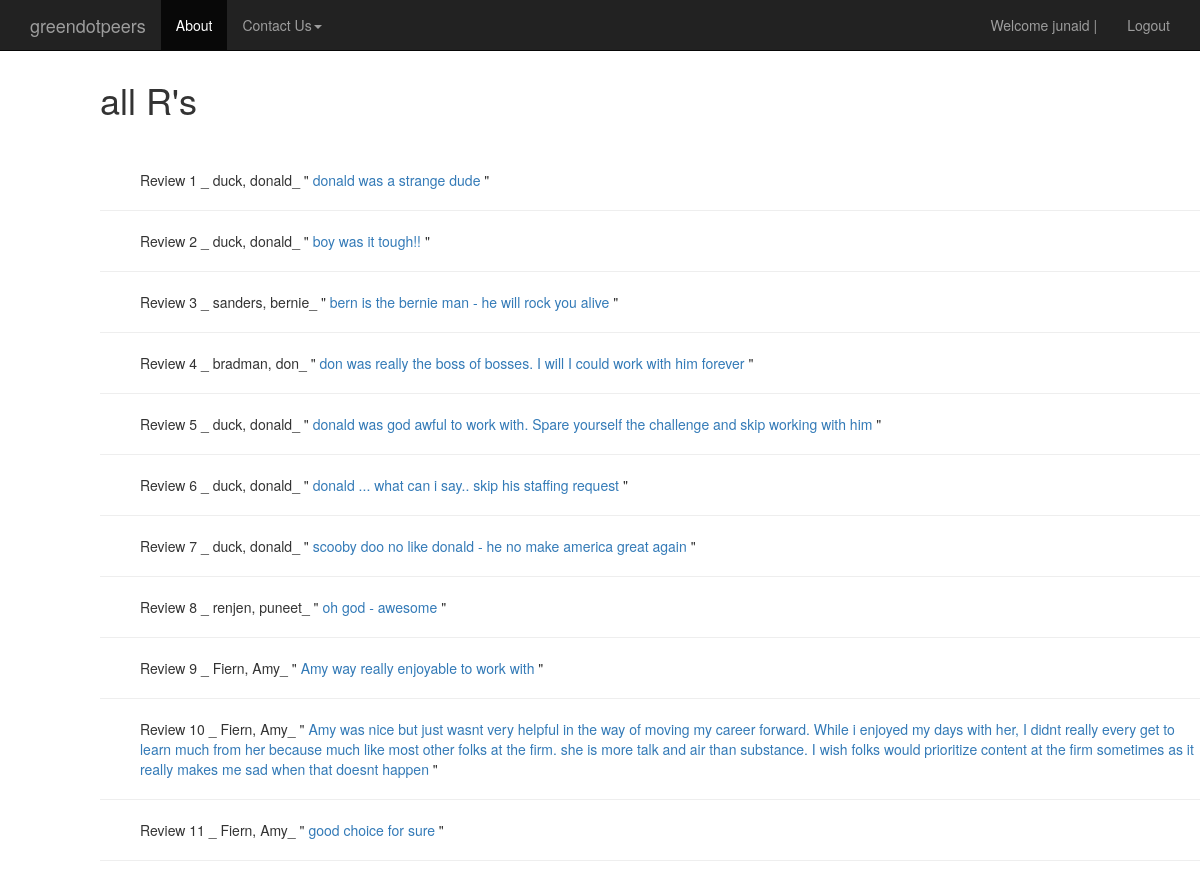
The app's page /reviews/ (signed in), older data.
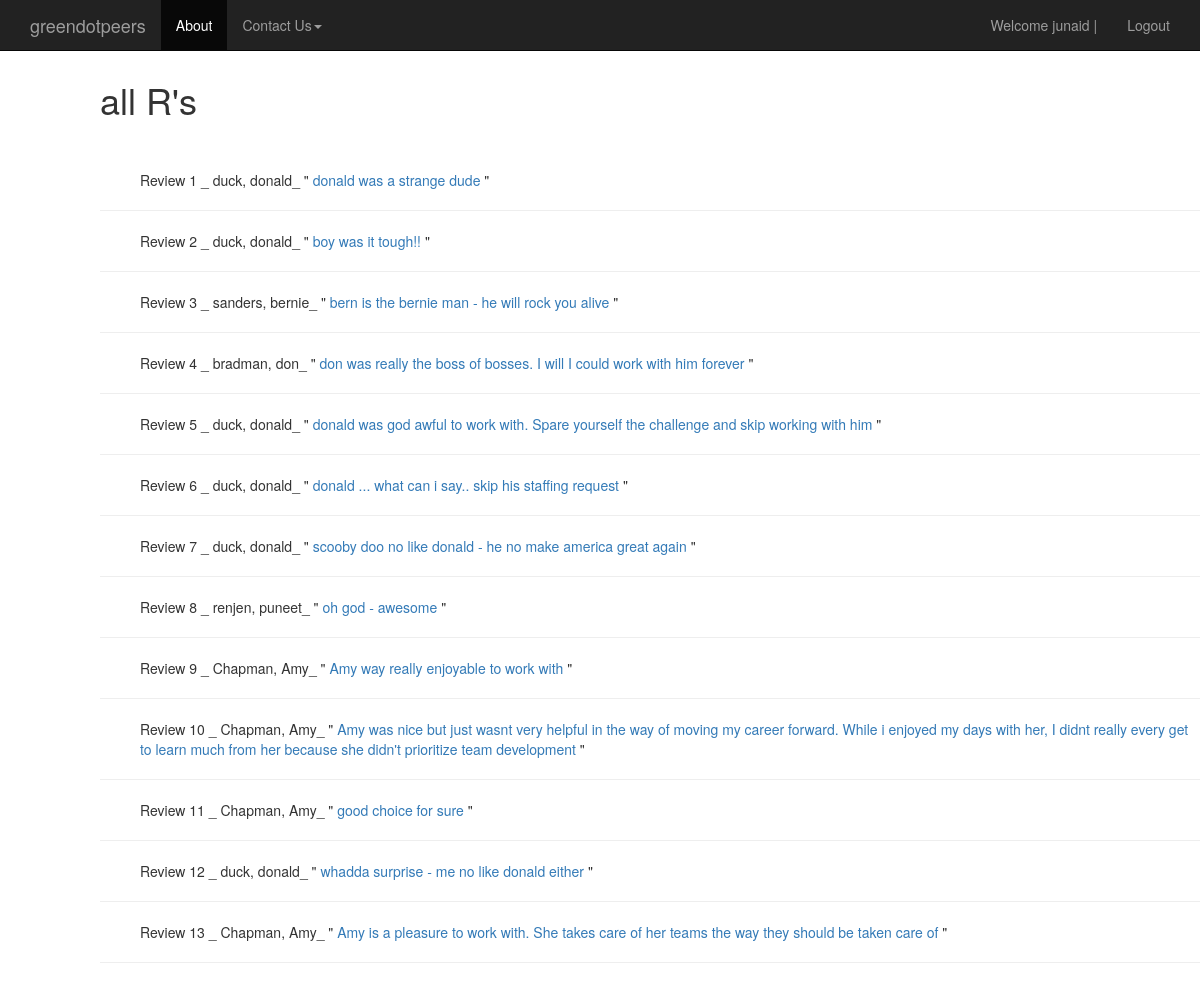
The same page, newer data.
### reviews/models.py (models this page shows, shortened)
class Review(models.Model):
	user = models.ForeignKey(settings.AUTH_USER_MODEL)
	employee = models.ForeignKey("Employee") #in quotes because model defined later
	length_working = models.PositiveIntegerField(verbose_name="how long have you worked with this person? (months)?")
	ques1 = models.PositiveIntegerField(verbose_name="How much did you enjoy working with this person (1-5)? (5 = most)?", validators=[MinValueValidator(1), MaxValueValidator(5)])
	ques2 = models.PositiveIntegerField(verbose_name="How competent is this person in their domain of expertise (1-5)? (5 = most)", validators=[MinValueValidator(1), MaxValueValidator(5)])
	ques3 = models.PositiveIntegerField(verbose_name="How much did you learn from this individual while working with them (1-5)? (5 = most)", validators=[MinValueValidator(1), MaxValueValidator(5)])
	timestamp = models.DateTimeField(auto_now=False, auto_now_add=True)
	WORK_AGAIN_CHOICES = (
	    ('Y', 'Yes'),
	    ('N', 'No'),
	)
	work_again =  models.CharField(verbose_name="would you work with this person again if you had the choice?",
									max_length=1, choices=WORK_AGAIN_CHOICES, null=False)
	content = models.TextField(verbose_name="Please provide some comments on what it was like to work with this person",
									max_length=1500)
	def get_absolute_url(self):
		return reverse("r_detail", kwargs={"pk": self.pk} )
	class Meta:
		unique_together = (("user", "employee"),)  #really important - prevents dups

class Employee(models.Model):
	first_name = models.CharField(max_length=120)
	last_name = models.CharField(max_length=120)
	email = models.CharField(max_length=120, null=True)
	level = models.CharField(max_length=120)
	service_area = models.CharField(max_length=120)
	service_line = models.CharField(max_length=120, null=True)
	office = models.CharField(max_length=120)
	timestamp = models.DateTimeField(auto_now=False, auto_now_add=True)
	@property
	def full_name(self):
		return ''.join([self.last_name, ', ', self.first_name])
	def __unicode__(self):
		return self.full_name

### reviews/views.py (the view)
@login_required
def review_list(request):
	queryset = Review.objects.all()
	if request.user.is_superuser:
		context = {"obj_list": queryset}
	else:
		context = {"title": "Unauthenticated List"}
	return render(request, "review_list.html", context)  #render takes in request, a template and a context

### templates/review_list.html
{% extends "base.html" %}
{% block content %}
<div class='col-sm-offset-1'>
<h1> all R's</h1>
<br>
<br>
{% for obj in obj_list %}
	<ul>
	Review {{obj.pk}} _
	{{obj.employee}}_ "
	<a href='{{ obj.get_absolute_url }}'> {{obj.content}} </a> "
	</ul>
	<hr/>
{% endfor %}
</div>
{% endblock %}

### templates/base.html (shortened to what this page needs)
{% load staticfiles %}
<!DOCTYPE html>
<html lang="en">
  <head>
    <link href="{% static 'css/bootstrap.min.css' %}" rel="stylesheet">
    <link href="{% static 'css/ie10-viewport-bug-workaround.css' %}" rel="stylesheet">
    <link href="{% static 'css/base.css' %}" rel="stylesheet"/>
  {% include 'navbar.html' %}
  <br>
  </head>
  <body>
  <link href="{% static 'css/base.css' %}" rel="stylesheet"/>
    <br>
    <br>
    {% block content %}
    {% endblock %}
  </body>
</html>

### templates/navbar.html (shortened to what this page needs)
    <nav class="navbar navbar-inverse navbar-fixed-top">
      <div class="container">
        <div class="navbar-header">
          <a class="navbar-brand" href='{% url "user_homepage" %}'>greendotpeers</a>
        </div>
        <div id="navbar" class="navbar-collapse collapse">
        <ul class="nav navbar-nav">
              <li class="active"><a href='{% url "about_us" %}'>About</a></li>
              <li class="dropdown">
                <a href="#" class="dropdown-toggle" data-toggle="dropdown" role="button" aria-haspopup="true" aria-expanded="false">Contact Us<span class="caret"></span></a>
              </li>
            </ul>
          <ul class="nav navbar-nav navbar-right">
          {% if request.user.is_authenticated  %}
            <li><a href=''>Welcome {{request.user}} |</a></li>
            <li><a href='{% url "auth_logout" %}'>Logout</a></li>
          {% else %}
            <li><a href='{% url "ver_question" %}'> Register </a></li>
          {% endif %}
          </ul>
        </div>
      </div>
    </nav>

Row changes from the older to the newer data that the page shows:
changed Review "Amy way really enjoyable to work with": employee "Fiern, Amy" → "Chapman, Amy"
changed Review id 10: employee "Fiern, Amy" → "Chapman, Amy"; content "…much from her because much like most other folks at the firm. she is more talk and air than substance. I wish folks would prioritize content at the firm sometimes as it really makes me sad when that doesnt happen" → "…much from her because she didn't prioritize team development"
changed through a linked row, Review "good choice for sure": employee "Fiern, Amy" → "Chapman, Amy"
added Review: pk "12", employee "duck, donald", content "whadda surprise - me no like donald either"
added Review: pk "13", employee "Chapman, Amy", content "Amy is a pleasure to work with. She takes care of her teams the way they should be taken care of"
